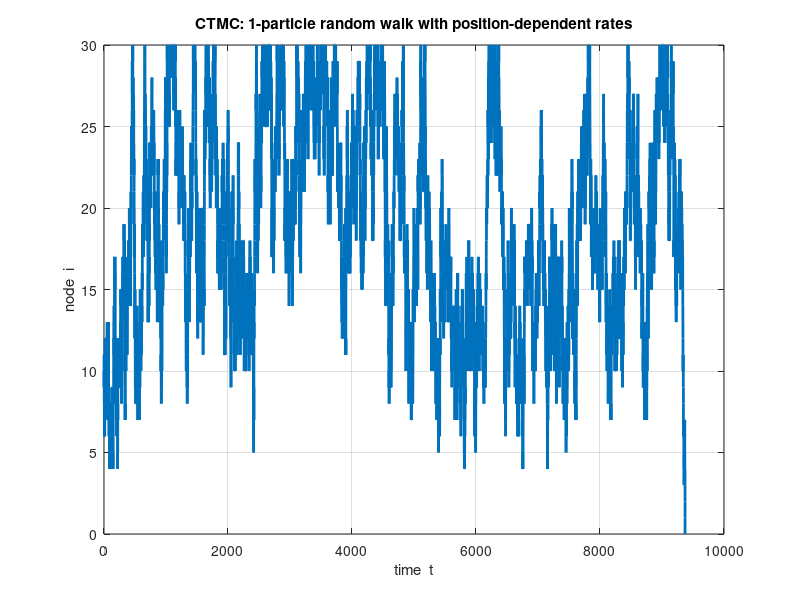

Here is the MATLAB script that generated this plot:
% =============================================================
%  One‐particle continuous‐time random walk (biased on 1..k,
%   unbiased on k+1..L−1, reflecting at L, absorbing at 0)
%  -------------------------------------------------------------
clear; clc;

% ==== 1) USER PARAMETERS =====
L   = 30;         % rightmost node (reflecting)
k   = 10;         % last node in the biased region
P_L = 0.4;        % probability of stepping left in biased region
d   = 1.0;        % base jump‐rate scale (so total escape‐rate is always d)
                  % (if you want a different total rate at each i, modify below)
rng('shuffle');   % or comment out for reproducibility
% =============================

%  Initial condition: one particle at node k+1 at time t=0
pos = k + 1;
t   = 0;

%  Storage arrays for plotting
times     = t;       % record jump times:  T0, T1, …
positions = pos;     % record positions:   X0, X1, …

while (pos > 0)
    % =========================================================
    %  2) DETERMINE THE TWO “REACTION RATES” AT CURRENT pos
    % =========================================================
    if pos <= k
        % Biased region (1..k):  left‐hop rate = d*P_L;  right‐hop rate = d*(1-P_L)
        rateLeft  = d * P_L;
        rateRight = d * (1 - P_L);
    elseif pos < L
        % Unbiased region (k+1..L-1):  left‐hop = d*0.5;  right‐hop = d*0.5
        rateLeft  = d * 0.5;
        rateRight = d * 0.5;
    else
        % pos == L  → reflecting right edge ⇒ forced left jump, but STILL wait first
        rateLeft  = d;
        rateRight = 0;
    end

    % total “escape‐rate” from this node:
    alpha = rateLeft + rateRight;
    % (in your setup α == d at every position, but shown here for clarity)

    % =========================================================
    %  3) SAMPLE WAITING TIME τ ~ Exp(alpha)  (                                )
    %     (inverse transform: τ = –(1/alpha)*log(r1) )  <— FOR EVERY NODE, even L
    % =========================================================
    r1  = rand;
    tau = -log(r1) / alpha;
    t   = t + tau;  

    % =========================================================
    %  4) NOW DECIDE: LEFT vs RIGHT  (since α>0, we always have a tau)
    % =========================================================
    if pos == L
        % At the right boundary, reflect immediately: forced left
        pos = pos - 1;
    else
        % Either in biased (1..k) or unbiased (k+1..L-1) region:
        r2 = rand;
        if (r2 < rateLeft / alpha)
            pos = pos - 1;   % step left
        else
            pos = pos + 1;   % step right
        end
    end

    % =========================================================
    %  5) STORE RESULTS
    % =========================================================
    times     = [times;     t];
    positions = [positions; pos];
end

% =============================================================
%  6) PLOT THE STOCHASTIC TRAJECTORY AS A STAIRCASE
% =============================================================
figure('Color','w', 'Name','CTMC random walk');
stairs(times, positions, 'LineWidth', 2);
xlabel('time  t');
ylabel('node  i');
title('CTMC: 1‐particle random walk with position‐dependent rates');
grid on;

pause;   % keep the figure window open until you press a key
